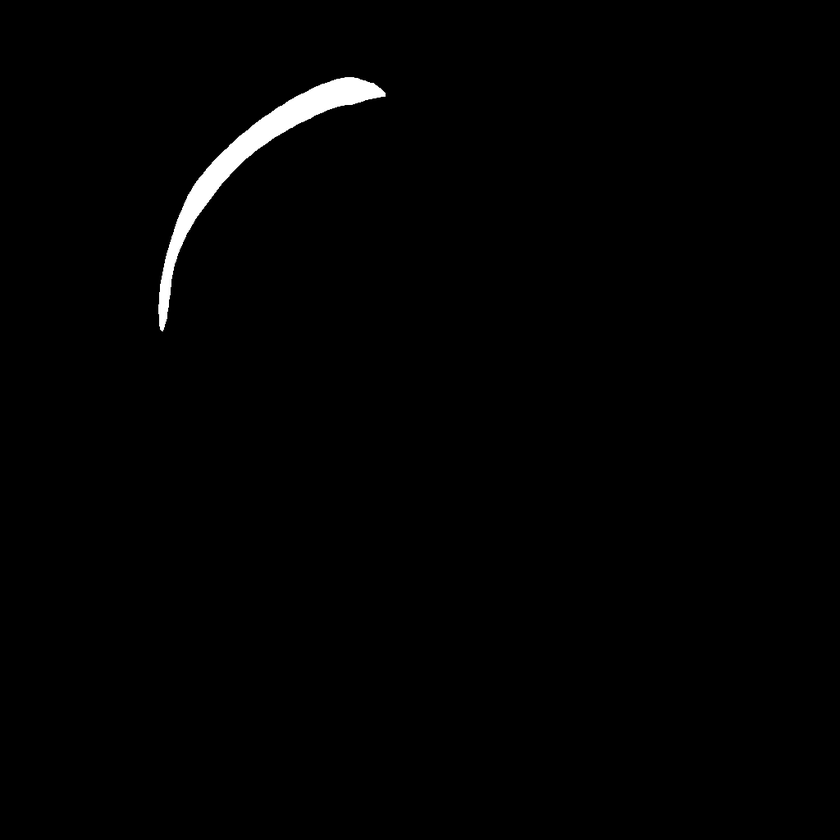
#> input picture COMP9517/Week1/samples/1.2.276.0.7230010.3.1.4.8323329.301.1517875162.280319.png, 840 x 840 px, shrunk from 1024 x 1024 before the run
$ python week1-2.py
#> lines starting #> are read from the running program, lines starting #| are printed output that depends on the picture
import cv2
import numpy as np
from matplotlib import pyplot as plt

img = cv2.imread('1.2.276.0.7230010.3.1.4.8323329.301.1517875162.280319.png',0)
#> img is the input picture: shape (840, 840); min 0, max 255, mean 2.5
plt.subplot(2,2,1),plt.imshow(img,'gray')
#display histogram
plt.subplot(2,2,2),plt.hist(img.ravel(),256,[0,256])
#plt.show()

#histogram equalization
equ = cv2.equalizeHist(img)
plt.subplot(2,2,3),plt.imshow(equ,'gray')
#display histogram
plt.subplot(2,2,4),plt.hist(equ.ravel(),256,[0,256])
plt.show()
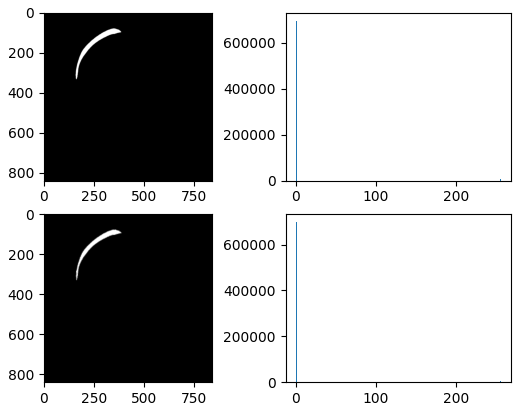
#> figure drawn by matplotlib, 4 panels; panel 2: tallest bar 697638 high, from x = 0 to 1; panel 4: tallest bar 697638 high, from x = 0 to 1
